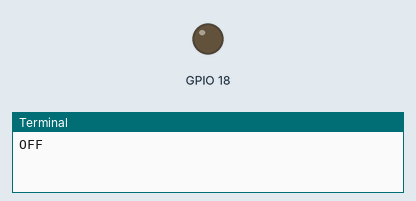
Recording of a program running on a simulated Raspberry Pi (BCM pin numbers). On the bench: output pins drawn as LEDs (lit = HIGH), the last lines printed to the terminal.

Above: at 1.0 s.
At 3.0 s:
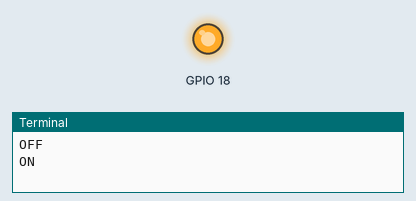
Timing chart, 0 to 5.2 s (numbered marks = the images above):
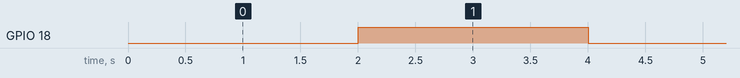

Measured:
- by itself, GPIO 18: alternates HIGH for 2.0 s and LOW for 2.0 s

The program:

Practice_1_LED.py
```python
## LED 센서 ##  - 빛 출력

import RPi.GPIO as GPIO     # 센서 제어용 GPIO 모듈
import time                 # 시간 조절 모듈

GPIO.setmode(GPIO.BCM)      # 핀번호 모드 BCM 설정
GPIO.setup(18, GPIO.OUT)    # 18번 핀 OUT 설정

while True:
  try:
    GPIO.output(18, False)  # 18번 핀 Out X
    print('OFF')
    time.sleep(2)

    GPIO.output(18, True)   # 18번 핀 OUT O
    print('ON')
    time.sleep(2)

  # 키보드 인터럽트 발생시 ctrl + c
  except KeyboardInterrupt:

    # 모든 코드 pass
    pass
    print('종료되었습니다')
    GPIO.cleanup()          # 모든 핀 자원 초기화
    exit()                  # 프로그램 종료
```
